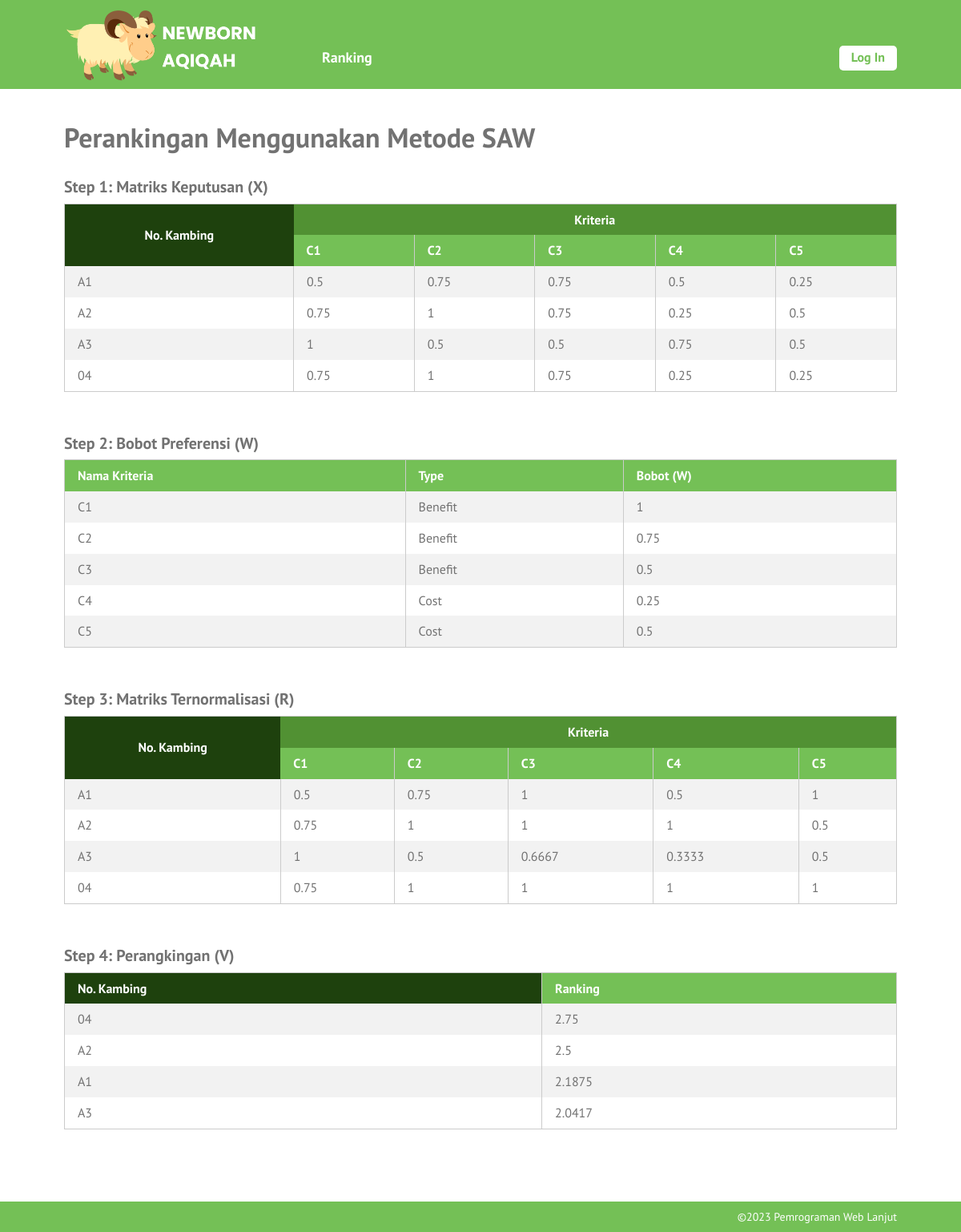
The page /ranking-saw.php on the database its author committed.
### tables this page shows
CREATE TABLE `kriteria` (
  `id_kriteria` int(10) NOT NULL,
  `nama` varchar(30) NOT NULL,
  `type` enum('benefit','cost') NOT NULL,
  `bobot` float NOT NULL,
  `ada_pilihan` tinyint(1) DEFAULT NULL,
  `urutan_order` int(2) NOT NULL
);

CREATE TABLE `kambing` (
  `id_kambing` int(10) NOT NULL,
  `no_kalung` varchar(6) NOT NULL,
  `ciri_khas` text NOT NULL,
  `tanggal_input` date NOT NULL
);

### ranking-saw.php (the view)
<?php
require_once('includes/init.php');
$judul_page = 'Perankingan Menggunakan Metode SAW';
require_once('template-parts/header.php');
$digit = 4;
$query = $pdo->prepare('SELECT id_kriteria, nama, type, bobot
	FROM kriteria ORDER BY urutan_order ASC');
$query->execute();
$query->setFetchMode(PDO::FETCH_ASSOC);
$kriterias = $query->fetchAll();
$query2 = $pdo->prepare('SELECT id_kambing, no_kalung FROM kambing');
$query2->execute();
$query2->setFetchMode(PDO::FETCH_ASSOC);
$kambings = $query2->fetchAll();
$matriks_x = array();
$list_kriteria = array();
foreach($kriterias as $kriteria):
	$list_kriteria[$kriteria['id_kriteria']] = $kriteria;
	foreach($kambings as $kambing):
		$id_kambing = $kambing['id_kambing'];
		$id_kriteria = $kriteria['id_kriteria'];
		$query3 = $pdo->prepare('SELECT nilai FROM nilai_kambing
			WHERE id_kambing = :id_kambing AND id_kriteria = :id_kriteria');
		$query3->execute(array(
			'id_kambing' => $id_kambing,
			'id_kriteria' => $id_kriteria,
		));
		$query3->setFetchMode(PDO::FETCH_ASSOC);
		if($nilai_kambing = $query3->fetch()) {
			$matriks_x[$id_kriteria][$id_kambing] = $nilai_kambing['nilai'];
		} else {
			$matriks_x[$id_kriteria][$id_kambing] = 0;
		}
	endforeach;
endforeach;
$matriks_r = array();
foreach($matriks_x as $id_kriteria => $nilai_kambings):
	$tipe = $list_kriteria[$id_kriteria]['type'];
	foreach($nilai_kambings as $id_alternatif => $nilai) {
		if($tipe == 'benefit') {
			$nilai_normal = $nilai / max($nilai_kambings);
		} elseif($tipe == 'cost') {
			$nilai_normal = min($nilai_kambings) / $nilai;
		}
		$matriks_r[$id_kriteria][$id_alternatif] = $nilai_normal;
	}
endforeach;
$ranks = array();
foreach($kambings as $kambing):
	$total_nilai = 0;
	foreach($list_kriteria as $kriteria) {
		$bobot = $kriteria['bobot'];
		$id_kambing = $kambing['id_kambing'];
		$id_kriteria = $kriteria['id_kriteria'];
		$nilai_r = $matriks_r[$id_kriteria][$id_kambing];
		$total_nilai = $total_nilai + ($bobot * $nilai_r);
	}
	$ranks[$kambing['id_kambing']]['id_kambing'] = $kambing['id_kambing'];
	$ranks[$kambing['id_kambing']]['no_kalung'] = $kambing['no_kalung'];
	$ranks[$kambing['id_kambing']]['nilai'] = $total_nilai;
endforeach;
?>
<div class="main-content-row">
<div class="container clearfix">
	<div class="main-content main-content-full the-content">
		<h1><?php echo $judul_page; ?></h1>
		<h3>Step 1: Matriks Keputusan (X)</h3>
		<table class="pure-table pure-table-striped">
			<thead>
				<tr class="super-top">
					<th rowspan="2" class="super-top-left">No. Kambing</th>
					<th colspan="<?php echo count($kriterias); ?>">Kriteria</th>
				</tr>
				<tr>
					<?php foreach($kriterias as $kriteria ): ?>
						<th><?php echo $kriteria['nama']; ?></th>
					<?php endforeach; ?>
				</tr>
			</thead>
			<tbody>
				<?php foreach($kambings as $kambing): ?>
					<tr>
						<td><?php echo $kambing['no_kalung']; ?></td>
						<?php
						foreach($kriterias as $kriteria):
							$id_kambing = $kambing['id_kambing'];
							$id_kriteria = $kriteria['id_kriteria'];
							echo '<td>';
							echo $matriks_x[$id_kriteria][$id_kambing];
							echo '</td>';
						endforeach;
						?>
					</tr>
				<?php endforeach; ?>
			</tbody>
		</table>
		<h3>Step 2: Bobot Preferensi (W)</h3>
		<table class="pure-table pure-table-striped">
			<thead>
				<tr>
					<th>Nama Kriteria</th>
					<th>Type</th>
					<th>Bobot (W)</th>
				</tr>
			</thead>
			<tbody>
				<?php foreach($kriterias as $hasil): ?>
					<tr>
						<td><?php echo $hasil['nama']; ?></td>
						<td>
						<?php
						if($hasil['type'] == 'benefit') {
							echo 'Benefit';
						} elseif($hasil['type'] == 'cost') {
							echo 'Cost';
						}
						?>
						</td>
						<td><?php echo $hasil['bobot']; ?></td>
					</tr>
				<?php endforeach; ?>
			</tbody>
		</table>
		<h3>Step 3: Matriks Ternormalisasi (R)</h3>
		<table class="pure-table pure-table-striped">
			<thead>
				<tr class="super-top">
					<th rowspan="2" class="super-top-left">No. Kambing</th>
					<th colspan="<?php echo count($kriterias); ?>">Kriteria</th>
				</tr>
				<tr>
					<?php foreach($kriterias as $kriteria ): ?>
						<th><?php echo $kriteria['nama']; ?></th>
					<?php endforeach; ?>
				</tr>
			</thead>
			<tbody>
				<?php foreach($kambings as $kambing): ?>
					<tr>
						<td><?php echo $kambing['no_kalung']; ?></td>
						<?php
						foreach($kriterias as $kriteria):
							$id_kambing = $kambing['id_kambing'];
							$id_kriteria = $kriteria['id_kriteria'];
							echo '<td>';
							echo round($matriks_r[$id_kriteria][$id_kambing], $digit);
							echo '</td>';
						endforeach;
						?>
					</tr>
				<?php endforeach; ?>
			</tbody>
		</table>
		<?php
		$sorted_ranks = $ranks;
		if(function_exists('array_multisort')):
			$no_kalung = array();
			$nilai = array();
			foreach ($sorted_ranks as $key => $row) {
				$no_kalung[$key]  = $row['no_kalung'];
				$nilai[$key] = $row['nilai'];
			}
			array_multisort($nilai, SORT_DESC, $no_kalung, SORT_ASC, $sorted_ranks);
		endif;
		?>
		<h3>Step 4: Perangkingan (V)</h3>
		<table class="pure-table pure-table-striped">
			<thead>
				<tr>
					<th class="super-top-left">No. Kambing</th>
					<th>Ranking</th>
				</tr>
			</thead>
			<tbody>
				<?php foreach($sorted_ranks as $kambing ): ?>
					<tr>
						<td><?php echo $kambing['no_kalung']; ?></td>
						<td><?php echo round($kambing['nilai'], $digit); ?></td>
					</tr>
				<?php endforeach; ?>
			</tbody>
		</table>
	</div>
</div>
</div>
<?php
require_once('template-parts/footer.php');

### template-parts/header.php (shortened to what this page needs)
<!DOCTYPE html>
<head>
	<link rel="stylesheet" href="stylesheets/style.css">
</head>
<body>
	<div id="page">
	<header id="header">
		<div class="container clearfix">
			<div id="logo-wrap">
				<h1 id="logo"><a href="index.php"><img src="images/LOGO.png" alt=""></a></h1>
			</div>
			<div id="header-content" class="clearfix">
				<nav id="nav">
					<ul class="sf-menu">
						<li><a href="ranking-topsis.php">Ranking</a>
						</li>
					</ul>
				</nav>
				<div id="header-right">
					<?php if(isset($_SESSION['user_id'])): ?>
						<a href="logout.php" class="button">Log Out</a>
					<?php else: ?>
						<a href="login.php" class="button">Log In</a>
					<?php endif; ?>
				</div>
			</div>
		</div>
	</header>
	<div id="main">

### template-parts/footer.php (shortened to what this page needs)
	</div>
	<footer id="footer">
		<div class="container">
			<p>&copy;2023 Pemrograman Web Lanjut</p>
		</div>
	</footer>
	</div>
</body>
</html>

### stylesheets/style.css (style rules this page uses)
html,body,div,span,applet,object,iframe,h1,h2,h3,h4,h5,h6,p,blockquote,pre,a,abbr,acronym,address,big,cite,code,del,dfn,em,img,ins,kbd,q,s,samp,small,strike,strong,sub,sup,tt,var,b,u,i,center,dl,dt,dd,ol,ul,li,fieldset,form,label,legend,table,caption,tbody,tfoot,thead,tr,th,td,article,aside,canvas,details,embed,figure,figcaption,footer,header,hgroup,menu,nav,output,ruby,section,summary,time,mark,audio,video { margin:0;padding:0;border:0;font-size:100%;vertical-align:baseline }
article,aside,details,figcaption,figure,footer,header,hgroup,menu,nav,section { display:block }
body { line-height:1 }
ol,ul { list-style:none }
table { border-collapse:collapse;border-spacing:0 }
*,*:before,*:after { -moz-box-sizing:border-box;-webkit-box-sizing:border-box;box-sizing:border-box }
.clearfix:before,.clearfix:after { content:" ";display:table }
.clear,.clearfix:after { clear:both }
a { color:#74c056;text-decoration:none }
.container { max-width:1100px;margin:0 auto;position:relative;padding:0 30px }
body { background:#74c056;font-family:"PT Sans",sans-serif;color:#727272;font-size:14px;line-height:1.3;font-weight:500 }
#page { background:#fff }
#header,#main,#footer { position:relative;z-index:2 }
#header { z-index:9 }
#page { position:relative }
img { max-width:100%;height:auto;vertical-align:top }
h1,h2,h3,h4,h5,h6 { font-weight:300 }
.pure-table { border-collapse:collapse;border-spacing:0;empty-cells:show;border:1px solid #cbcbcb;width:100% }
.pure-table td,.pure-table th { border-left:1px solid #cbcbcb;border-width:0 0 0 1px;font-size:inherit;margin:0;overflow:visible;padding:0.5em 1em }
.pure-table tr.super-top th { background:#519133;color:#fff;text-align:center;vertical-align:middle;border:0 }
.pure-table tr.super-top th.super-top-left { background:#1e410d }
.pure-table th.super-top-left { background:#1e410d }
.pure-table td:first-child,.pure-table th:first-child { border-left-width:0 }
.pure-table thead { background-color:#74c056;color:#fff;text-align:left;vertical-align:bottom }
.pure-table thead th { color:#fff }
.pure-table td { background-color:transparent }
.pure-table-striped tr:nth-child(2n-1) td { background-color:#f2f2f2 }
.the-content { font-size:16px;line-height:1.42857 }
.the-content h1,.the-content h2,.the-content h3,.the-content h4,.the-content h5,.the-content h6 { font-weight:700 }
.the-content h1 { font-size:34px;margin:0.8em 0 0.8em;padding:0;line-height:1.2 }
.the-content h3 { font-size:20px;margin:0.8em 0 0.3em }
.the-content blockquote,.the-content table,.the-content p,.the-content ul,.the-content ol,.the-content dd,.the-content pre,.the-content iframe,.the-content .flxmap-container,.the-content hr { margin-bottom:1em }
.the-content table { margin-bottom:50px }
img,img.size-auto,img.size-full,img.size-large,img.size-medium,.attachment img { max-width:100%;height:auto }
.the-content>h1:first-child,.the-content>h3:first-child,.the-content>h2:first-child { margin-top:0 }
.sf-menu,.sf-menu * { margin:0;padding:0;list-style:none }
.sf-menu li { position:relative }
.sf-menu>li { float:left }
.sf-menu a { display:block;position:relative }
button,a { -webkit-transition:all .2s ease;-moz-transition:all .2s ease;-o-transition:all .2s ease;transition:all 0.2s ease }
.the-content .button,.button { background:#74c056;color:#fff;display:inline-block;font-size:16px;font-weight:700;line-height:1.2;border:0;font-family:inherit;padding:7px 20px 9px;cursor:pointer;border-radius:5px }
#header { background:#74c056 }
#logo-wrap { float:left;padding:10px 0 5px }
#logo { max-width:240px }
#header-content { float:right;width:750px;padding:55px 0 0 }
#nav { float:left }
#nav .sf-menu li { font-size:18px;font-weight:700;margin-left:20px }
#nav .sf-menu li a { color:#fff;padding:5px 12px 10px }
#header-right { float:right;padding-top:2px }
#header-content .button { background:#fff;color:#74c056;padding:5px 15px 7px }
#main { min-height:500px }
.main-content { float:right;width:77%;padding:40px 0 }
.main-content-full { float:none;width:auto }
#footer { background:#74c056;color:#ffffff;padding:10px 0;text-align:right }

### rows shown on the page
kriteria: nama "C1", id_kriteria.id_kambing "0.5", id_kriteria.id_kambing "0.75", id_kriteria.id_kambing "1", type "Benefit", bobot "1"
kriteria: nama "C2", id_kriteria.id_kambing "0.75", id_kriteria.id_kambing "1", id_kriteria.id_kambing "0.5", type "Benefit", bobot "0.75"
kriteria: nama "C3", id_kriteria.id_kambing "0.75", id_kriteria.id_kambing "0.5", type "Benefit", bobot "0.5", id_kriteria.id_kambing "1", id_kriteria.id_kambing "0.6667"
kriteria: nama "C4", id_kriteria.id_kambing "0.5", id_kriteria.id_kambing "0.25", id_kriteria.id_kambing "0.75", type "Cost", bobot "0.25", id_kriteria.id_kambing "1", id_kriteria.id_kambing "0.3333"
kriteria: nama "C5", id_kriteria.id_kambing "0.25", id_kriteria.id_kambing "0.5", type "Cost", bobot "0.5", id_kriteria.id_kambing "1"
kambing: no_kalung "A1"
kambing: no_kalung "A2"
kambing: no_kalung "A3"
kambing: no_kalung "04"

### other values the page prints
$judul_page "Perankingan Menggunakan Metode SAW"
$kambing['no_kalung'] "04"
$kambing['nilai'] "2.75"
$kambing['no_kalung'] "A2"
$kambing['nilai'] "2.5"
$kambing['no_kalung'] "A1"
$kambing['nilai'] "2.1875"
$kambing['no_kalung'] "A3"
$kambing['nilai'] "2.0417"
